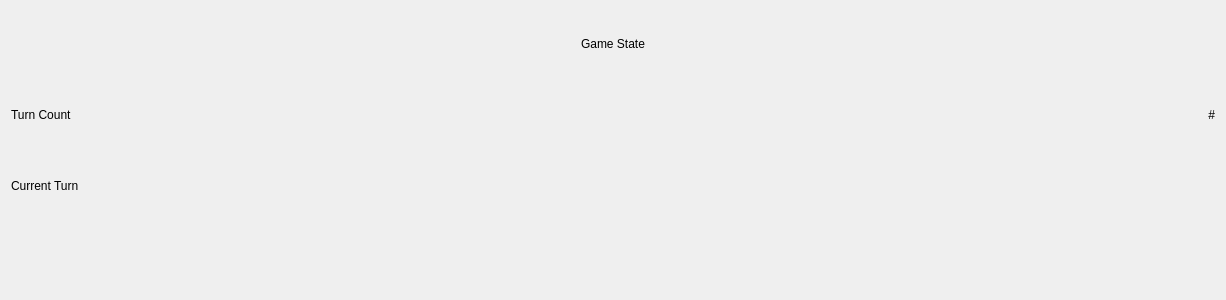
<?xml version="1.0" encoding="UTF-8"?>
<ui version="4.0">
 <class>GameSnapshotWidget</class>
 <widget class="QWidget" name="GameSnapshotWidget">
  <property name="geometry">
   <rect>
    <x>0</x>
    <y>0</y>
    <width>1226</width>
    <height>300</height>
   </rect>
  </property>
  <property name="windowTitle">
   <string>Form</string>
  </property>
  <layout class="QVBoxLayout" name="verticalLayout">
   <item>
    <widget class="QLabel" name="label">
     <property name="text">
      <string>Game State</string>
     </property>
     <property name="alignment">
      <set>Qt::AlignCenter</set>
     </property>
    </widget>
   </item>
   <item>
    <layout class="QHBoxLayout" name="horizontalLayout">
     <item>
      <widget class="QLabel" name="label_2">
       <property name="text">
        <string>Turn Count</string>
       </property>
      </widget>
     </item>
     <item>
      <widget class="QLabel" name="lbl_TurnCount">
       <property name="text">
        <string>#</string>
       </property>
       <property name="alignment">
        <set>Qt::AlignRight|Qt::AlignTrailing|Qt::AlignVCenter</set>
       </property>
      </widget>
     </item>
    </layout>
   </item>
   <item>
    <widget class="QLabel" name="lbl_CurrentTurnSide">
     <property name="text">
      <string>Current Turn</string>
     </property>
    </widget>
   </item>
   <item>
    <layout class="QHBoxLayout" name="horizontalLayout_2">
     <item>
      <widget class="FugitiveSnapshot" name="fugitiveSnapshot" native="true"/>
     </item>
     <item>
      <widget class="DetectiveSnapshot" name="detectiveSnapshot1" native="true"/>
     </item>
     <item>
      <widget class="DetectiveSnapshot" name="detectiveSnapshot2" native="true"/>
     </item>
     <item>
      <widget class="DetectiveSnapshot" name="detectiveSnapshot3" native="true"/>
     </item>
     <item>
      <widget class="DetectiveSnapshot" name="detectiveSnapshot4" native="true"/>
     </item>
     <item>
      <widget class="DetectiveSnapshot" name="detectiveSnapshot5" native="true"/>
     </item>
    </layout>
   </item>
  </layout>
 </widget>
 <customwidgets>
  <customwidget>
   <class>DetectiveSnapshot</class>
   <extends>QWidget</extends>
   <header>widgets/DetectiveSnapshot.h</header>
   <container>1</container>
  </customwidget>
  <customwidget>
   <class>FugitiveSnapshot</class>
   <extends>QWidget</extends>
   <header>widgets/FugitiveSnapshot.h</header>
   <container>1</container>
  </customwidget>
 </customwidgets>
 <resources/>
 <connections/>
</ui>
